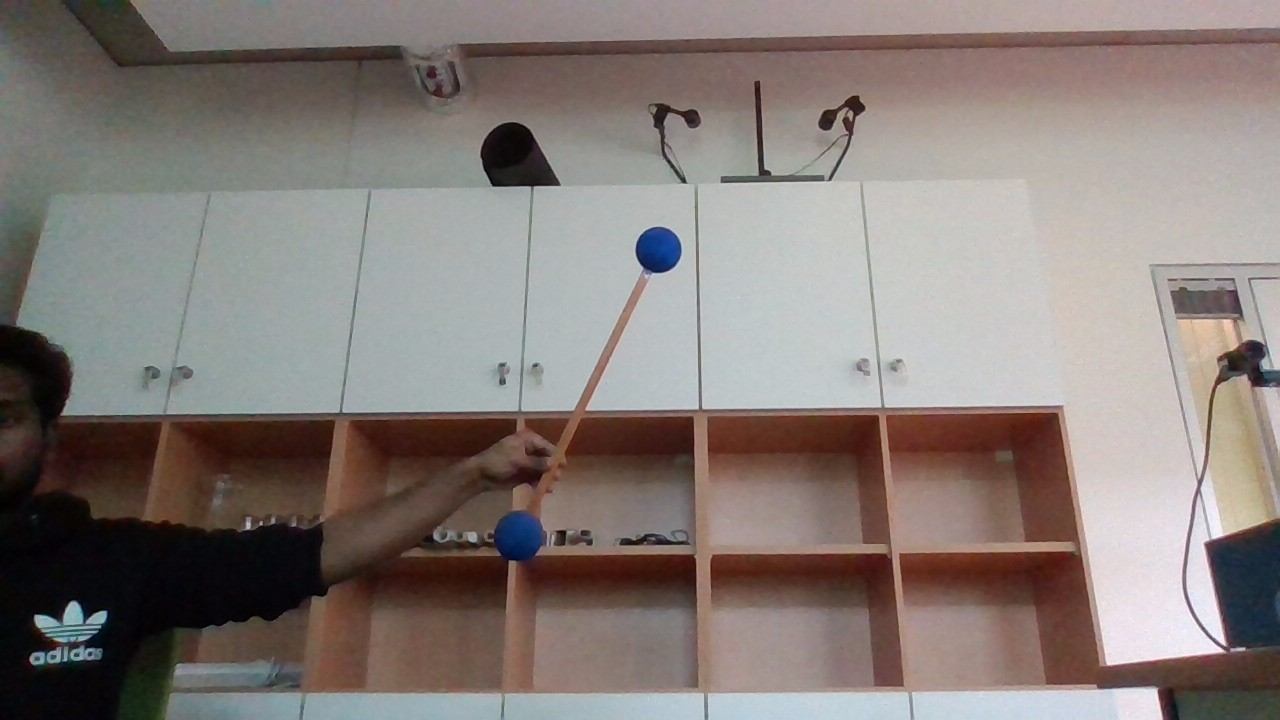
#> input picture 12,04,2023/blue22.jpg, 1280 x 720 px, found by its file name
$ python 'sphere2 copy 7.py'
#> lines starting #> are read from the running program, lines starting #| are printed output that depends on the picture; after the words box and inside, x2 and y2 are one past the last pixel; in counts of white or black regions, pixels touching at a corner belong together
import numpy as np
import cv2 as cv

def empty(a):
    pass

img = cv.imread("blue22.jpg")
#> img is the input picture: shape (720, 1280, 3); mean B, G, R 120.3, 124.3, 133.6
#img = cv.imread("images/stereoRight - 13042023_2samecam_sphere/imageR7.png")
cv.imshow('image', img)

assert img is not None, "file could not be read, check with os.path.exists()"
#img = cv.medianBlur(img,5)
#cimg = cv.cvtColor(img,cv.COLOR_GRAY2BGR)


hsv = cv.cvtColor(img, cv.COLOR_BGR2HSV)
#> hsv: shape (720, 1280, 3); mean H, S, V 46, 51.6, 136.9
upper_blue = np.array([122, 255, 255])
lower_blue = np.array([102, 81, 25])
mask = cv.inRange(hsv, lower_blue, upper_blue)
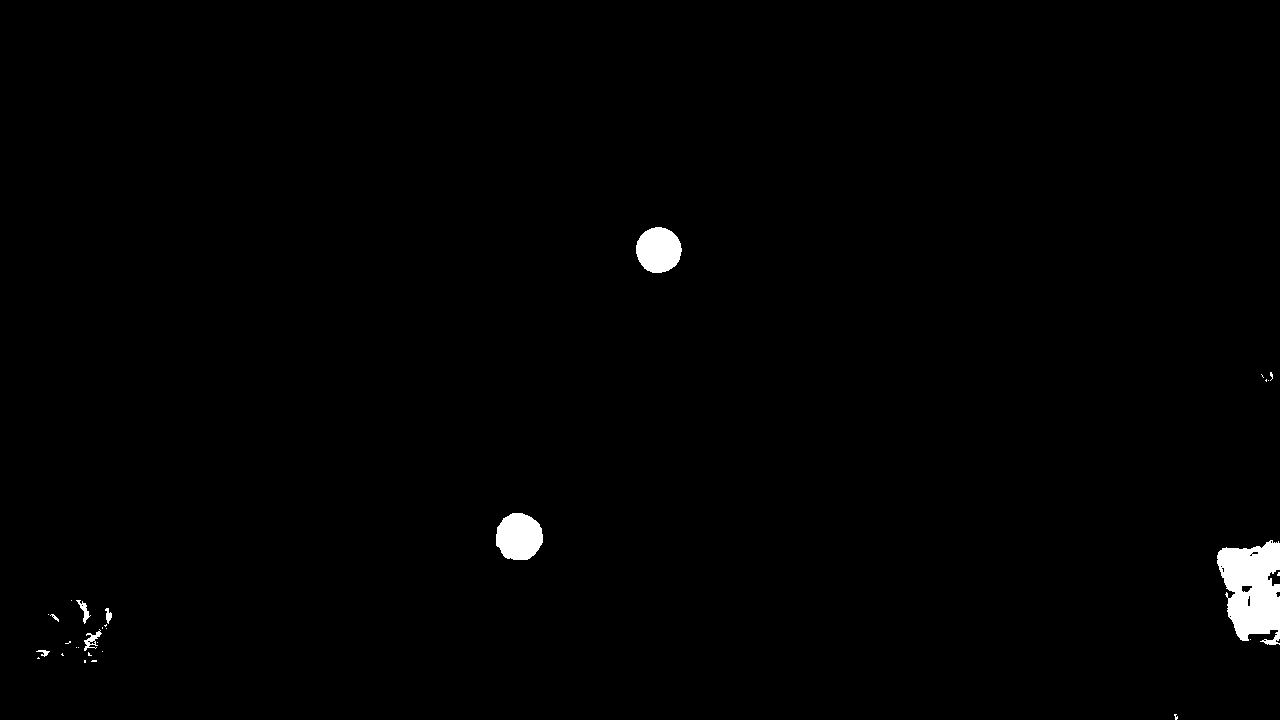
#> mask: shape (720, 1280); 0.93% white; 30 white regions (22 under 20 px), largest, box (x1, y1, x2, y2) and area: (1217, 540, 1280, 645) 4681, (496, 513, 543, 560) 1756, (636, 227, 682, 273) 1639
cv.imshow('maskimage', mask)

mask1 = cv.cvtColor(img, cv.COLOR_BGR2GRAY)
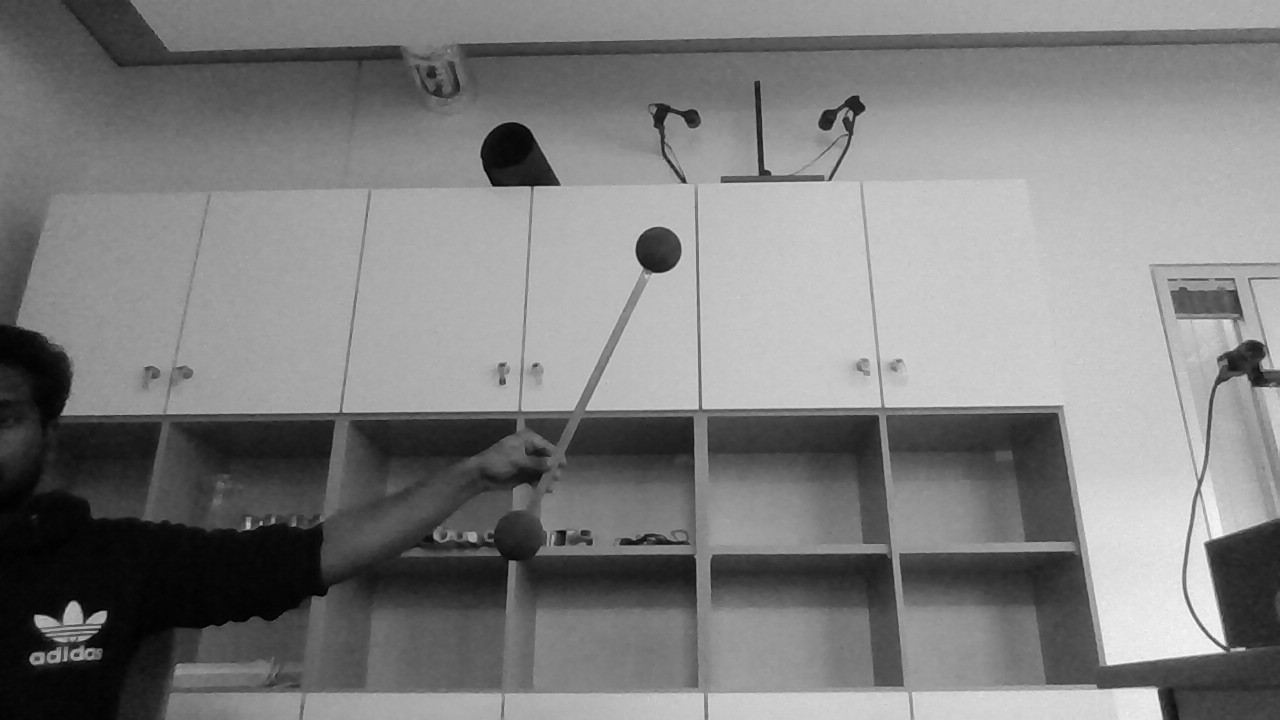
#> mask1: shape (720, 1280); min 0, max 251, mean 126.7
mask2 = cv.cvtColor(mask, cv.COLOR_GRAY2BGR)

#mask1 = cv.medianBlur(mask, 5)
kernel = np.ones((5,5),np.uint8)
#erode = cv.erode(mask,kernel,iterations = 1)
#cv.imshow('erode', erode)
dilate = cv.dilate(mask,kernel,iterations = 1)
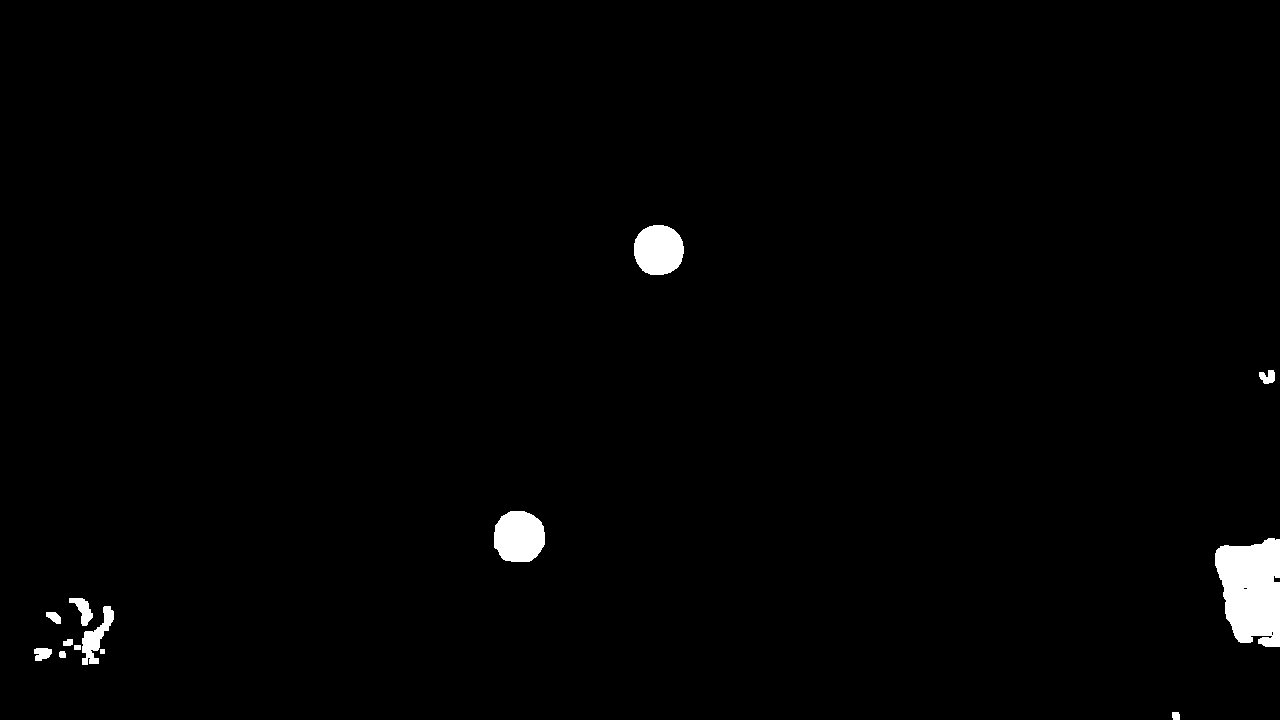
#> dilate: shape (720, 1280); 1.3% white; 13 white regions, largest, box (x1, y1, x2, y2) and area: (1215, 538, 1280, 647) 5575, (494, 511, 545, 562) 2149, (634, 225, 684, 275) 2023
#cv.imshow('dilate', dilate)

#thresh = cv.threshold(img, 220, 255, cv.THRESH_BINARY)[1]
#cv.imshow(' circles',thresh)

# apply morphological closing operation
kernel = np.ones((5,5),np.uint8)
#closing = cv.morphologyEx(thresh, cv.MORPH_CLOSE, kernel)
closing = cv.morphologyEx(mask, cv.MORPH_CLOSE, kernel)
#> closing: shape (720, 1280); 0.97% white; 17 white regions (9 under 20 px), largest, box (x1, y1, x2, y2) and area: (1217, 540, 1280, 645) 4891, (496, 513, 543, 560) 1757, (636, 227, 682, 273) 1639
closing1 = cv.morphologyEx(dilate, cv.MORPH_CLOSE, kernel)
#> closing1: shape (720, 1280); 1.3% white; 10 white regions
#mask1 = cv.medianBlur(closing1, 5)
#closing2 = cv.morphologyEx(closing1, cv.MORPH_CLOSE, kernel)

cv.imshow('closing',closing)
#cv.imshow('closing1',closing1)
#cv.imshow('closing2',closing2)


contours, hierarchy = cv.findContours(closing, cv.RETR_EXTERNAL, cv.CHAIN_APPROX_SIMPLE)
#> contours = 17 contours, 11 with area under 20; largest, box (x1, y1, x2, y2) and area: (1217, 540, 1280, 645) 4746, (496, 513, 543, 560) 1688, (636, 227, 682, 273) 1574, (84, 608, 112, 656) 257, (71, 600, 91, 624) 94, (36, 650, 50, 657) 38

centers = []

for contour in contours:
    area = cv.contourArea(contour)
    #print(area)
    if area>1000:
        cv.drawContours(mask, [contour], -1, (0, 255, 0), 2)
        M = cv.moments(contour)
        cx = int(M['m10'] / M['m00'])
        cy = int(M['m01'] / M['m00'])
        # [4 lines of commented-out code are left out]

        if (cx-cy)<500:
              centers.append((cx,cy))
              cv.circle(img, (cx,cy), 2, (0, 0, 255), -1)
              cv.imshow('center', img)
#> this loop made 17 passes
#> (area, cx, cy) on passes 13, 14, 17: (4745.5, 1252, 588), (1688.5, 518, 536), (1574, 658, 249)
#> area on passes 7, 11, 12: 37.5, 257, 94.5
#> img: shape (720, 1280, 3); under 0.01% of pixels changed, all inside (x1, y1, x2, y2) = (516, 247, 661, 539)
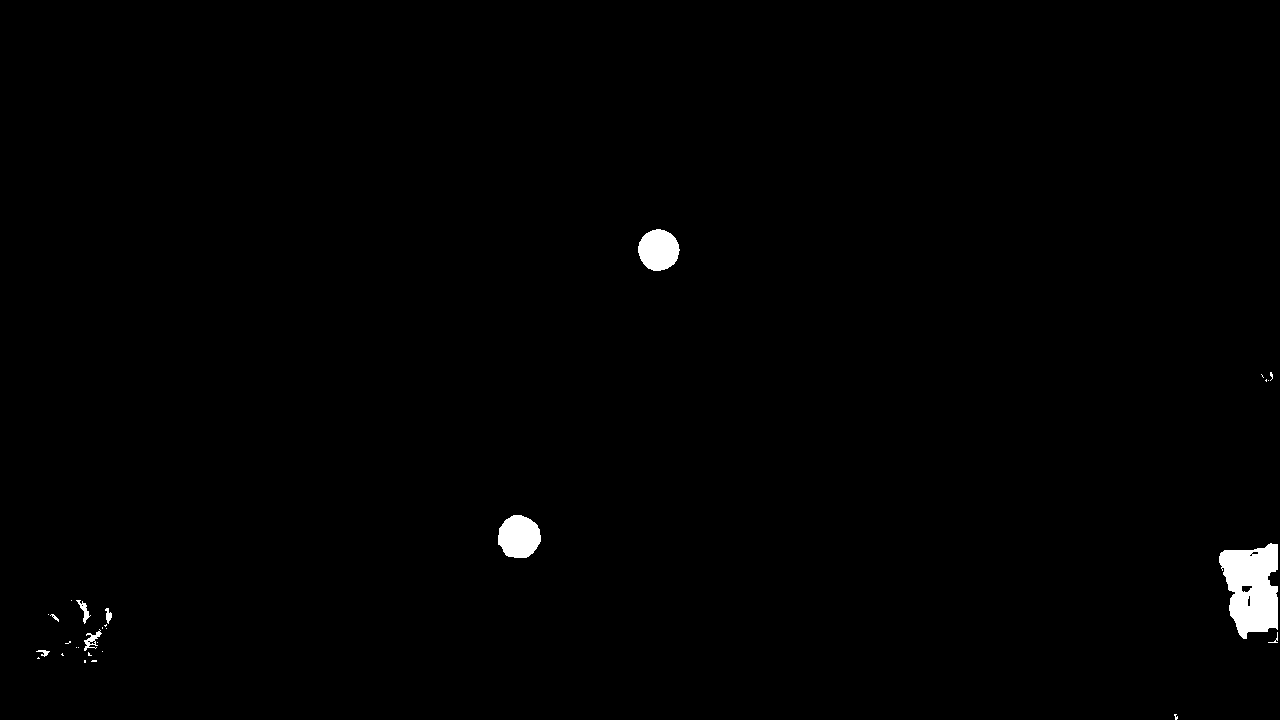
#> mask: shape (720, 1280); 0.79% white; 29 white regions (20 under 20 px), largest, box (x1, y1, x2, y2) and area: (1219, 543, 1278, 639) 4009, (498, 515, 541, 558) 1446, (638, 229, 680, 271) 1339
#> after the loop, centers = [(518, 536), (658, 249)]
print("Sphere centers:",centers)
#| Sphere centers: [(518, 536), (658, 249)]
cv.waitKey(0)

$ run again, with 14,04,2023/images/imageR7.png saved as 12,04,2023/blue22.jpg
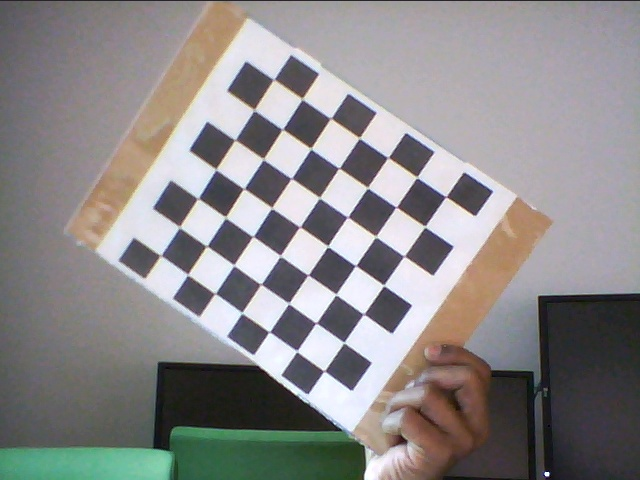
#> input picture 14,04,2023/images/imageR7.png, 640 x 480 px, found by its file name
#> img is the input picture: shape (480, 640, 3); mean B, G, R 137.4, 136.9, 139.5
#> hsv: shape (480, 640, 3); mean H, S, V 96.9, 31.3, 146.3
#> `mask = cv.inRange(hsv, lower_blue, upper_blue)`:
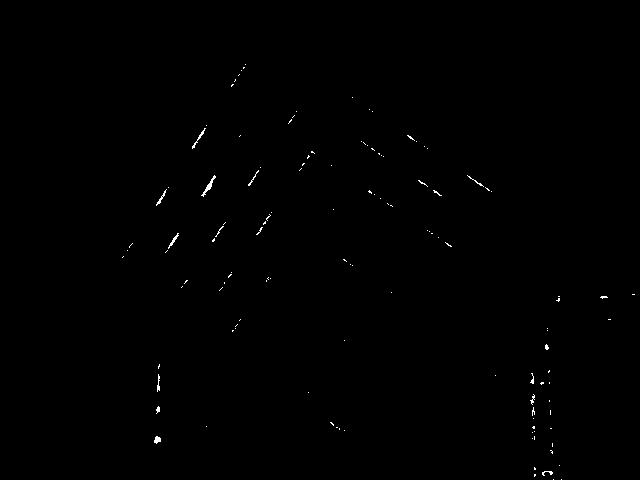
#> mask: shape (480, 640); 0.27% white in thin lines or dots, all inside (x1, y1, x2, y2) = (122, 64, 635, 480)
#> `dilate = cv.dilate(mask,kernel,iterations = 1)`:
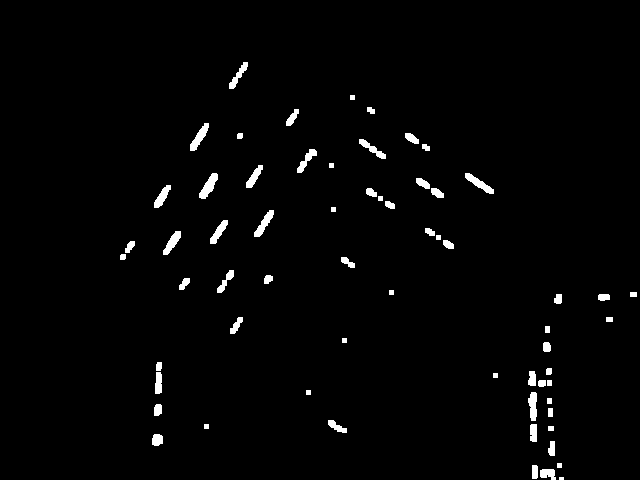
#> dilate: shape (480, 640); 1.8% white; 64 white regions (1 under 20 px), largest, box (x1, y1, x2, y2) and area: (199, 173, 218, 199) 237, (190, 123, 209, 151) 220, (465, 173, 494, 194) 218
#> closing1: shape (480, 640); 1.9% white; 53 white regions
#> contours = 108 contours, 102 with area under 20; largest, box (x1, y1, x2, y2) and area: (201, 175, 216, 197) 50, (530, 394, 535, 419) 28, (154, 436, 161, 444) 28, (168, 233, 179, 249) 25, (192, 128, 206, 149) 24, (156, 189, 167, 206) 22
#> the loop `for contour in contours:` made 108 passes
#> area on passes 7, 18, 55: 27.5, 28.5, 25
#> after the loop `for contour in contours:`: centers = []
#| Sphere centers: []
